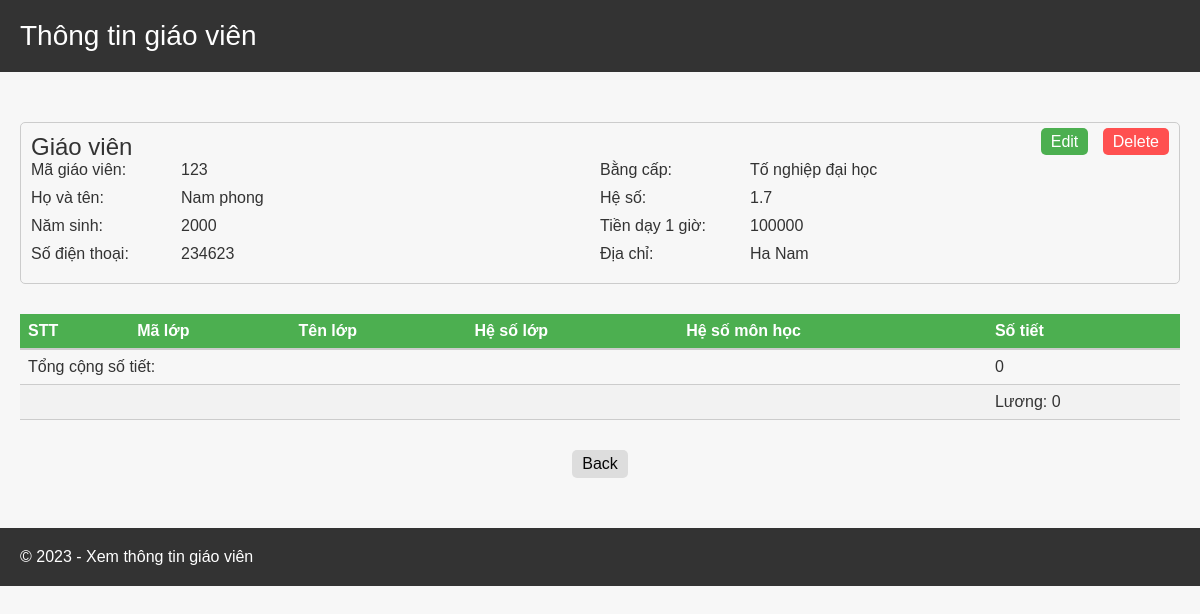
/teacher_infor/6/, run on the app's committed database.
### main_app/models.py (models this page shows, shortened)
class User(AbstractUser):
    full_name = models.CharField(max_length=200, null=False)
    teacher_id = models.CharField(max_length=6, null=False,unique=True)
    year_of_birth = models.IntegerField(null=False,blank=False)
    phone = models.CharField(max_length=10, null=False,unique=True )
    degree = models.FloatField(default=1.3, choices=PRIORITIES)
    salary_per_hour = models.IntegerField(default=100000)
    location = models.CharField(max_length=250,null=False,blank=False)
    USERNAME_FIELD = 'phone'
    REQUIRED_FIELDS = ['username']

### main_app/views.py (the view)
# urls.py: path('teacher_infor/<str:pk>/', views.teacherInfo, name="teacher-info"),
def teacherInfo(request, pk):
    user = User.objects.get(id=pk)
    _class = Class.objects.filter(teacher=user)
    global salary, total_of_lesson
    salary,total_of_lesson = 0,0
    for cl in _class:
        total_of_lesson += cl.number_of_lessons
        print(salary)
        salary += cl.number_of_lessons*(user.degree + cl.subject_factor + cl.class_factor) * user.salary_per_hour
    salary = int(salary)
    context = {'user':user, 'owner_class':_class, 'salary': salary, 'total_of_lesson': total_of_lesson}
    return render(request,'modules/teacher_info.html',context)

### main_app/templates/modules/teacher_info.html (shortened to what this page needs)
{% extends 'main.html' %}
{% block content %}
<main>
            <div class="teacher-info">
                <div class="info-header">
                    <h2>Giáo viên</h2>
                    <div class="actions">
                        <a class="button edit-teacher" href="{% url 'update-teacher' user.id%}">Edit</a>
                        <a class="button  delete-teacher" href="{% url 'delete-teacher' user.id %}">Delete</a>
                    </div>
                </div>
                <div class="teacher-details">
                    <div class="teacher-row">
                        <span>Mã giáo viên:</span>
                        <span>{{user.teacher_id}}</span>
                    </div>
                    <div class="teacher-row">
                        <span>Bằng cấp:</span>
                        {% if user.degree == 1.3 %}
                            <span> Tốt nghiệp đại học</span>
                        {% elif user.degree == 1.4 %}
                            <span> Thạc sĩ </span>
                        {% elif user.degree == 1.5 %}
                            <span> Tiến sĩ  </span>
                        {% elif uer.degree == 1.6 %}
                            <span> Phó giáo sự  </span>
                        {% elif uer.degree == 1.7 %}
                            <span> Giáo sử  </span>
                        {% else %}
                            <span> Tố nghiệp đại học</span>
                        {% endif %}
                    </div>
                    <div class="teacher-row">
                        <span>Họ và tên:</span>
                        <span>{{user.full_name}}</span>
                    </div>
                    <div class="teacher-row">
                        <span>Hệ số:</span>
                        <span>{{user.degree}}</span>
                    </div>
                    <div class="teacher-row">
                        <span>Năm sinh:</span>
                        <span>{{user.year_of_birth}}</span>
                    </div>
                    <div class="teacher-row">
                        <span>Tiền dạy 1 giờ:</span>
                        <span>{{user.salary_per_hour}}</span>
                    </div>
                    <div class="teacher-row">
                        <span>Số điện thoại:</span>
                        <span>{{user.phone}}</span>
                    </div>
                    <div class="teacher-row">
                        <span>Địa chỉ:</span>
                        <span>{{user.location}}</span>
                    </div>
                </div>
            </div>
            <div class="class-info">
                <table>
                    <thead>
                    <tr>
                        <th>STT</th>
                        <th>Mã lớp</th>
                        <th>Tên lớp</th>
                        <th>Hệ số lớp</th>
                        <th>Hệ số môn học</th>
                        <th>Số tiết</th>
                    </tr>
                    </thead>
                    <tbody>
                        <tr>
                            <td colspan="5">Tổng cộng số tiết:</td>
                            <td>{{total_of_lesson}}</td>
                        </tr>
                        <tr>
                            <td></td>
                            <td></td>
                            <td></td>
                            <td></td>
                            <td></td>
                            <td>Lương: {{salary}}</td>
                        </tr>
                    </tbody>
                </table>
                <div class="back">
                    <a class="button back" href="{% url 'home' %}">Back</a>
                </div>
            </div>
        </main>
{% endblock %}

### static/styles/style.css (style rules this page uses)
* { margin: 0; padding: 0; box-sizing: border-box; }
body { font-family: Arial, sans-serif; background-color: #F7F7F7; color: #333333; }
a { text-decoration: none; color: #333333; }
h1, h2, h3, h4, h5, h6 { margin: 0; font-weight: normal; }
h2 { font-size: 24px; }
main { padding: 20px; margin: 0; }
table { width: 100%; border-collapse: collapse; }
th, td { padding: 10px; text-align: left; }
th { background-color: #F1F1F1; border-bottom: 2px solid #CCCCCC; }
td { border-bottom: 1px solid #CCCCCC; }
td:last-child, th:last-child { text-align: left; }

### main_app/templates/modules/teacher_info.html (style rules this page uses)
.teacher-info { border: 1px solid #ccc; border-radius: 5px; padding: 10px; margin-bottom: 30px; margin-top: 30px; }
.info-header { display: flex; justify-content: space-between }
.actions .button,button { color: white; border: none; border-radius: 5px; padding: 5px 10px; cursor: pointer; margin-left: 10px; }
.back { text-align: center; }
.actions .button.delete-teacher { background-color: #ff5050; }
.actions .button.edit-teacher { background-color: #4CAF50; }
.teacher-details { display: flex; flex-wrap: wrap; }
.teacher-row { width: 50%; display: flex; margin-bottom: 10px; }
.teacher-row span:first-child { width: 150px; }
.class-info { margin-top: 20px; }
table { border-collapse: collapse; width: 100%; }
th, td { text-align: left; padding: 8px; }
th { background-color: #4CAF50; color: white; }
tr:nth-child(even) { background-color: #f2f2f2; }
.class-info .button { background-color: #ddd; color: rgb(7, 7, 7); border: none; border-radius: 5px; padding: 5px 10px; cursor: pointer; margin-top: 30px; margin-bottom: 30px; display: inline-block; }

### data on the page
User: teacher_id "123", full_name "Nam phong", degree "1.7", year_of_birth "2000", salary_per_hour "100000", phone "234623", location "Ha Nam"

### other printed values
{{ total_of_lesson }} "0"
{{ salary }} "0"
